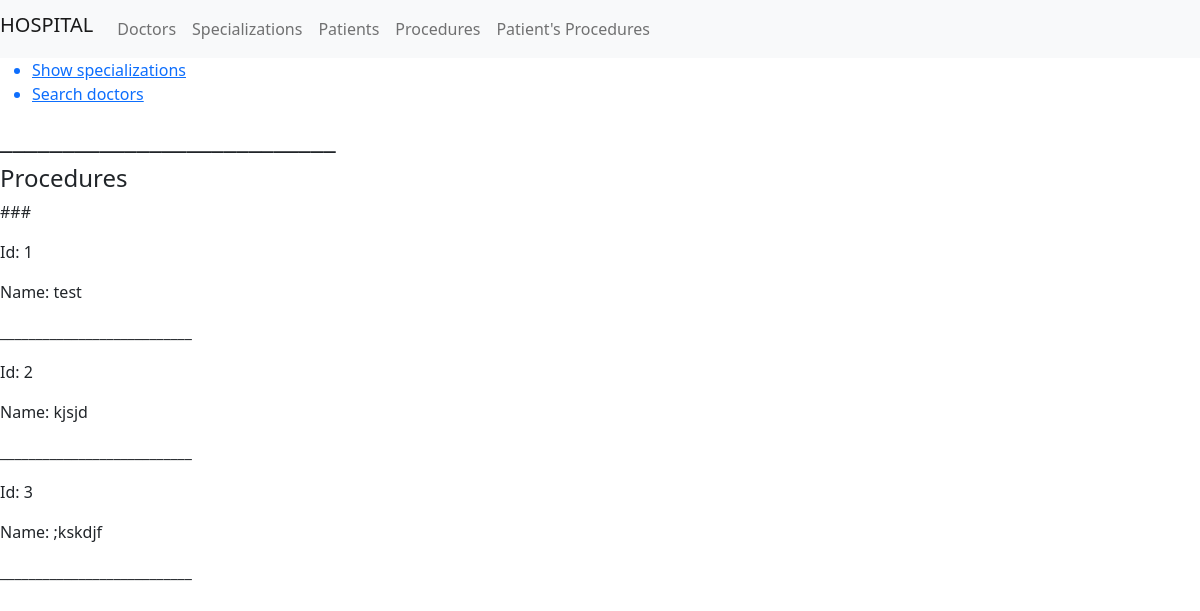
The page /read_procedure/ on the database its author committed.
### main/models.py (models this page shows, shortened)
class Procedures(models.Model):
    name = models.CharField(max_length=100)
    class Meta:
        verbose_name = 'Procedure'
        verbose_name_plural = 'Procedures'

### main/views.py (the view)
# urls.py: path('read_procedure/', views.read_procedure, name='read_procedure'),
def read_procedure(request):
    main = Procedures.objects.all()
    return render(request,'main/read_procedure.html', {'main' : main})

### main/templates/main/read_procedure.html (shortened to what this page needs)
{% extends "main/index.html" %}
{% block content%}
    <div>
      <h4>Procedures</h4>
      <p> ###</p>
      {% for el in main %}
        <div>
          <p> Id: {{el.id }}</p>
          <p> Name: {{el.name }}</p>
          <p> ___________________________</p>
        </div>
      {% endfor %}
    </div>
{% endblock%}

### rows shown on the page
Procedures: id "1", name "test"
Procedures: id "2", name "kjsjd"
Procedures: id "3", name ";kskdjf"
